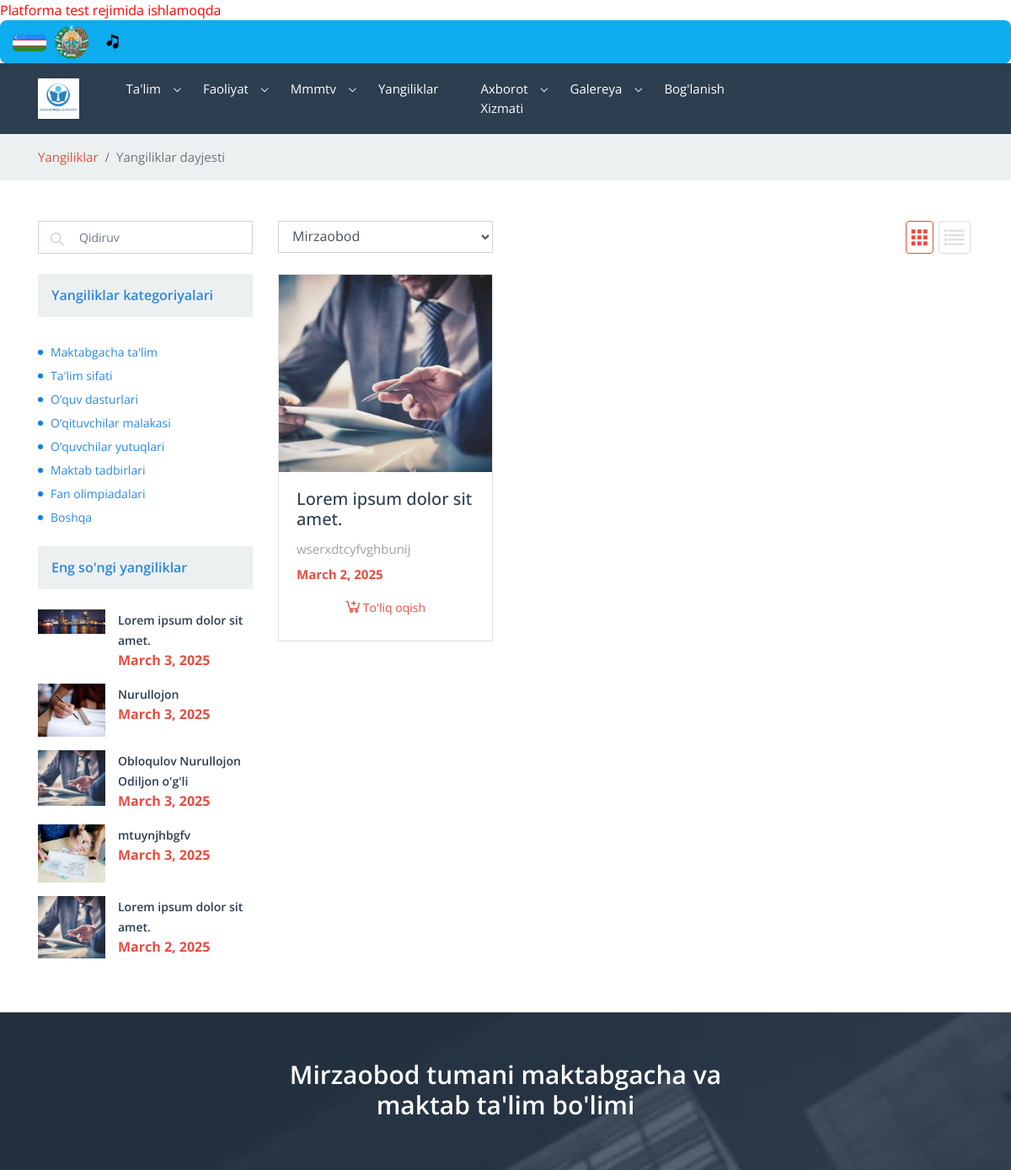
/yangiliklar/filter/talim-sifati (upper part), run on an earlier commit of the app's database.
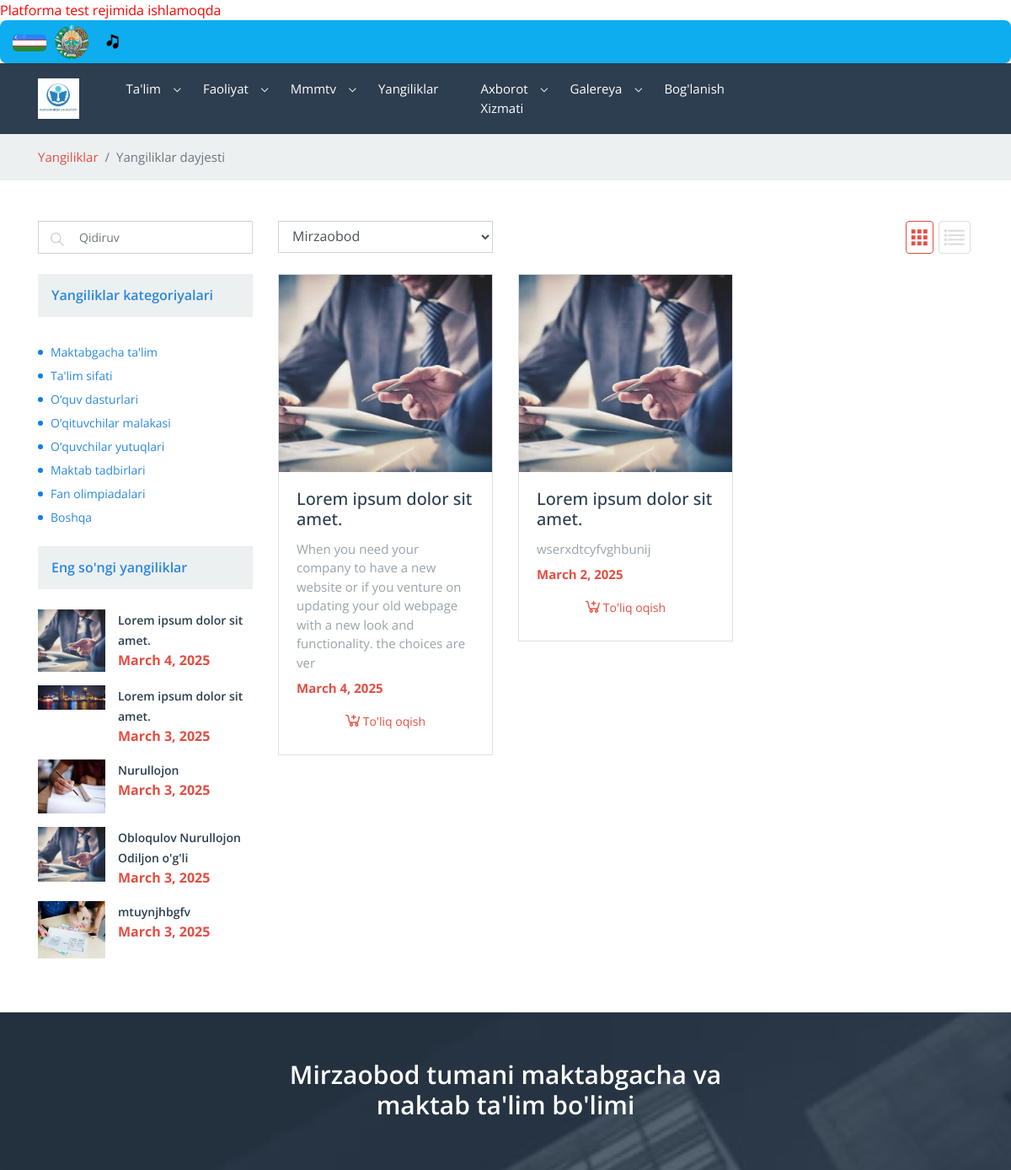
And on a later commit of the database.
### Asosiy/models.py (models this page shows, shortened)
class Yangiliklar_turi(models.Model):
    name = models.CharField(max_length=100)
    slug = models.SlugField(unique=True, max_length=100)
    class Meta:
        verbose_name_plural = 'Yangiliklar turi'

class Yangiliklar(models.Model):
    name = models.CharField(max_length=100)
    date = models.DateField(default=timezone.now)
    slug = models.SlugField(unique=True, max_length=150)
    body = models.TextField()
    body_small = models.CharField(max_length=150)
    turi = models.ForeignKey(Yangiliklar_turi, on_delete=models.CASCADE)
    image = models.ImageField(upload_to='yangiliklar_images/')
    active = models.BooleanField(default=True)
    publish_time = models.DateTimeField(auto_now_add=True)
    def get_absolute_url(self):
        return reverse("yangilik", kwargs={"slug": self.slug})
    class Meta:
        ordering = ['-date']
        verbose_name_plural = 'Yangiliklar'

### Asosiy/views.py (the view)
# urls.py: path('yangiliklar/filter/<slug:slug>', CategoryFilterView.as_view(), name='yangiliklik_filter'),
class CategoryFilterView(ListView):
    model = Yangiliklar
    template_name = 'blog/yangiliklar_filter.html'
    context_object_name = 'yangiliklar'
    def get_queryset(self):
        slug = self.kwargs['slug']
        turi_id = Yangiliklar_turi.objects.get(slug=slug).id
        return Yangiliklar.objects.filter(turi_id=turi_id, active=True)
    def get_context_data(self, **kwargs):
        context = super().get_context_data(**kwargs)
        context['categories'] = Yangiliklar_turi.objects.all()[:12]
        context['oxirgi_postlar'] = Yangiliklar.objects.filter(active=True).order_by('-date')[:5]
        return context

### templates/blog/yangiliklar_filter.html (shortened to what the changed rows need)
{% extends 'base.html' %}
{% load static %}
{% block content %}
    <div class="container">
        <div class="row my-4 my-md-5">
            <div class="col-12 col-md-4 col-lg-3">
                <h2 class="font-16 semi-font fables-forth-text-color fables-light-gary-background  p-3 mb-4">Yangiliklar kategoriyalari</h2>
               <ul class="nav fables-forth-text-color fables-forth-before fables-store-left-list">
                   {% for category in categories %}
                   <li><a href="{% url 'yangiliklik_filter' category.slug%}">{{ category.name }}</a></li>
                   {% endfor %}
               </ul>
                <h2 class="font-16 semi-font fables-forth-text-color fables-light-gary-background  p-3 my-4">Eng so'ngi
                    yangiliklar</h2>
                {% for post in oxirgi_postlar %}
                    <div class="row mb-3">
                        <div class="col-4 pr-0">
                            <a href="{{post.get_absolute_url}}"><img src="{{ post.image.url }}" alt="" class="w-100"></a>
                        </div>
                        <div class="col-8">
                            <a href="{{post.get_absolute_url}}"
                               class="fables-main-text-color font-14 semi-font fables-second-hover-color store-card-text">{{ post.name }}</a>
                            <p class="font-weight-bold fables-second-text-color ">{{ post.date }}</p>
                        </div>
                    </div>
                {% endfor %}
            </div>
            <div class="col-12 col-md-8 col-lg-9">
                <div class="row">
                    {% for yangilik in yangiliklar %}
                        <div class="col-12 col-sm-6 col-lg-4 fables-product-block">
                            <div class="card rounded-0 mb-4">
                                <div class="row">
                                    <div class="fables-product-img col-12">
                                        <img class="card-img-top rounded-0" src="{{ yangilik.image.url }}"
                                             alt="dress fashion">
                                    </div>
                                    <div class="card-body col-12">
                                        <h5 class="card-title mx-xl-3">
                                            <a href="{{ yangilik.get_absolute_url }}"
                                               class="fables-main-text-color fables-store-product-title fables-second-hover-color">
                                                {{ yangilik.name }}</a>
                                        </h5>
                                        <p class="store-card-text fables-fifth-text-color font-15 mx-xl-3">
                                            {{ yangilik.body_small }}</p>
                                        <p class="font-15 font-weight-bold fables-second-text-color my-2 mx-xl-3">
                                            {{ yangilik.date }}</p>
                                        <p class="fables-product-info"><a href="{{ yangilik.get_absolute_url }}"
                                                                          class="btn fables-second-border-color fables-second-text-color fables-btn-rouned fables-hover-btn-color font-14 p-2 px-2 px-xl-4">
                                            <span class="fables-iconcart"></span>
                                            <span class="fables-btn-value">To'liq oqish</span></a></p>
                                    </div>
                                </div>
                            </div>
                        </div>
                    {% endfor %}
                </div>
            </div>
        </div>
    </div>
{% endblock content %}

What changed in the data, as far as the page shows it:
no longer on one of the page's lists (row edited): Yangiliklar: name "Lorem ipsum dolor sit amet.", date "March 2, 2025"
added Yangiliklar: image (picture), name "Lorem ipsum dolor sit amet.", date "March 4, 2025", body_small "When you need your company to have a new website or if you venture on updating your old webpage with a new look and functionality. the choices are ver"
